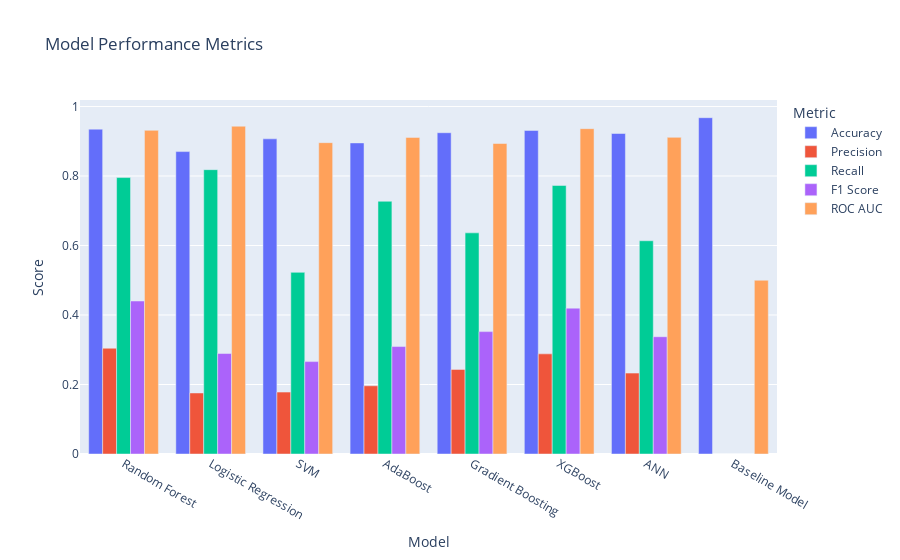

Here is the notebook cell this chart was saved with:
### Markdown cell above
# Plotting every metric

### Code cell
# import matplotlib.pyplot as plt
# import seaborn as sns
import plotly.offline as pyo
import plotly.express as px

# Activate the offline mode for Plotly
pyo.init_notebook_mode(connected=True)

# Reset the index to turn the model names into a column
results_df.reset_index(inplace=True)
results_df.rename(columns={'index': 'Model'}, inplace=True)

# Melt the DataFrame to long format for Plotly
results_melted = results_df.melt(id_vars='Model', var_name='Metric', value_name='Value')

# Create the plot
fig = px.bar(results_melted, x='Model', y='Value', color='Metric', barmode='group',
             title='Model Performance Metrics',
             labels={'Value': 'Score', 'Model': 'Model'})

# Show the plot in Jupyter notebook
pyo.iplot(fig)

### Figure 1 — Plotly figure (JSON) as saved in the notebook; plotly's stock layout.template omitted (floating-point values rounded to 4 significant figures)
{"data": [{"alignmentgroup": "True", "hovertemplate": "Metric=Accuracy<br>Model=%{x}<br>Score=%{y}<extra></extra>", "legendgroup": "Accuracy", "marker": {"color": "#636efa", "pattern": {"shape": ""}}, "name": "Accuracy", "offsetgroup": "Accuracy", "orientation": "v", "showlegend": true, "textposition": "auto", "type": "bar", "x": ["Random Forest", "Logistic Regression", "SVM", "AdaBoost", "Gradient Boosting", "XGBoost", "ANN", "Baseline Model"], "xaxis": "x", "y": [0.9348, 0.8702, 0.9069, 0.8952, 0.9245, 0.9311, 0.9223, 0.9677], "yaxis": "y"}, {"alignmentgroup": "True", "hovertemplate": "Metric=Precision<br>Model=%{x}<br>Score=%{y}<extra></extra>", "legendgroup": "Precision", "marker": {"color": "#EF553B", "pattern": {"shape": ""}}, "name": "Precision", "offsetgroup": "Precision", "orientation": "v", "showlegend": true, "textposition": "auto", "type": "bar", "x": ["Random Forest", "Logistic Regression", "SVM", "AdaBoost", "Gradient Boosting", "XGBoost", "ANN", "Baseline Model"], "xaxis": "x", "y": [0.3043, 0.1756, 0.1783, 0.1963, 0.2435, 0.2881, 0.2328, 0], "yaxis": "y"}, {"alignmentgroup": "True", "hovertemplate": "Metric=Recall<br>Model=%{x}<br>Score=%{y}<extra></extra>", "legendgroup": "Recall", "marker": {"color": "#00cc96", "pattern": {"shape": ""}}, "name": "Recall", "offsetgroup": "Recall", "orientation": "v", "showlegend": true, "textposition": "auto", "type": "bar", "x": ["Random Forest", "Logistic Regression", "SVM", "AdaBoost", "Gradient Boosting", "XGBoost", "ANN", "Baseline Model"], "xaxis": "x", "y": [0.7955, 0.8182, 0.5227, 0.7273, 0.6364, 0.7727, 0.6136, 0], "yaxis": "y"}, {"alignmentgroup": "True", "hovertemplate": "Metric=F1 Score<br>Model=%{x}<br>Score=%{y}<extra></extra>", "legendgroup": "F1 Score", "marker": {"color": "#ab63fa", "pattern": {"shape": ""}}, "name": "F1 Score", "offsetgroup": "F1 Score", "orientation": "v", "showlegend": true, "textposition": "auto", "type": "bar", "x": ["Random Forest", "Logistic Regression", "SVM", "AdaBoost", "Gradient Boosting", "XGBoost", "ANN", "Baseline Model"], "xaxis": "x", "y": [0.4403, 0.2892, 0.2659, 0.3092, 0.3522, 0.4198, 0.3375, 0], "yaxis": "y"}, {"alignmentgroup": "True", "hovertemplate": "Metric=ROC AUC<br>Model=%{x}<br>Score=%{y}<extra></extra>", "legendgroup": "ROC AUC", "marker": {"color": "#FFA15A", "pattern": {"shape": ""}}, "name": "ROC AUC", "offsetgroup": "ROC AUC", "orientation": "v", "showlegend": true, "textposition": "auto", "type": "bar", "x": ["Random Forest", "Logistic Regression", "SVM", "AdaBoost", "Gradient Boosting", "XGBoost", "ANN", "Baseline Model"], "xaxis": "x", "y": [0.9314, 0.9432, 0.8959, 0.9111, 0.8935, 0.9362, 0.9112, 0.5], "yaxis": "y"}], "layout": {"barmode": "group", "legend": {"title": {"text": "Metric"}, "tracegroupgap": 0}, "title": {"text": "Model Performance Metrics"}, "xaxis": {"anchor": "y", "domain": [0, 1], "title": {"text": "Model"}}, "yaxis": {"anchor": "x", "domain": [0, 1], "title": {"text": "Score"}}}}
